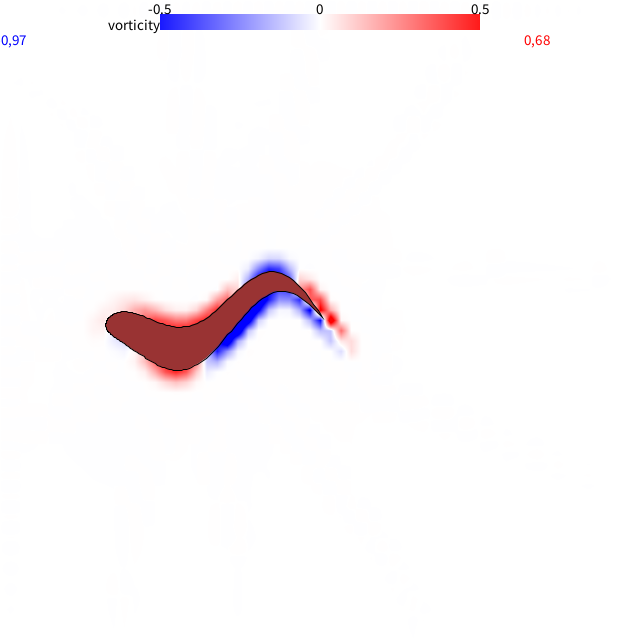
#> input picture python/frame-0001.png, 640 x 640 px, given in place of medianT3_Fish3_C1_270923.png, which was not available
$ python ezSegmentation.py
#> lines starting #> are read from the running program, lines starting #| are printed output that depends on the picture; pictures that were not available may be replaced by others from this repository, and a replacement may not be noted
import cv2
import numpy as np

# videoSeg part take a video in which there is no fish, and computes the median image
# The goal is to get delete the flickering of the light

# videoProcess part take a video in which there IS a fish, substract the median that has been computed
# and create a mask and an image for every frame of the video

frameSeg = False
videoSeg = False
videoProcess = True

if frameSeg:
    img = cv2.imread("python/frame-0001.png", cv2.IMREAD_ANYCOLOR)
    h,w = img.shape[:2]

    for i in range(h):
        for j in range(w):
            if (img[i][j][0] != 51) or (img[i][j][1] != 51) or (img[i][j][2] != 153):
                img[i,j] = [0,0,0]
            else:
                img[i,j] = [255,255,255]

    img = cv2.GaussianBlur(img, (11,11), 0)
    canny = cv2.Canny(img, 100, 150)
    cv2.imwrite("frame-0001-label.png", img)

    cv2.imshow('img', img)
    cv2.waitKey(0)
    cv2.destroyAllWindows()

if videoSeg:
    print("videoSeg")
    cap = cv2.VideoCapture("C:/Users/blagn771/Desktop/T3_Fish3_C1_270923 - Trim0.mp4")
    frames = []
    while cap.isOpened() and len(frames) < 200:
        ret, frame = cap.read()

        if ret:
            frames.append(frame)

    medianFrame = np.median(frames, axis=0).astype(dtype=np.uint8)

    cv2.imwrite("medianT3_Fish3_C1_270923.png", medianFrame)
    cv2.imshow('medianPicture', medianFrame)
    cv2.waitKey(0)

    cap.release()
    cv2.destroyAllWindows()

if videoProcess:
    print("videoProcess")
    grayMedian = cv2.imread("C:/Users/blagn771/Documents/Aquaman/Aquaman/medianT3_Fish3_C1_270923.png")
#> grayMedian is the input picture: shape (640, 640, 3); mean B, G, R 249.5, 247.5, 250.9
    grayMedian = cv2.cvtColor(grayMedian, cv2.COLOR_BGR2GRAY)
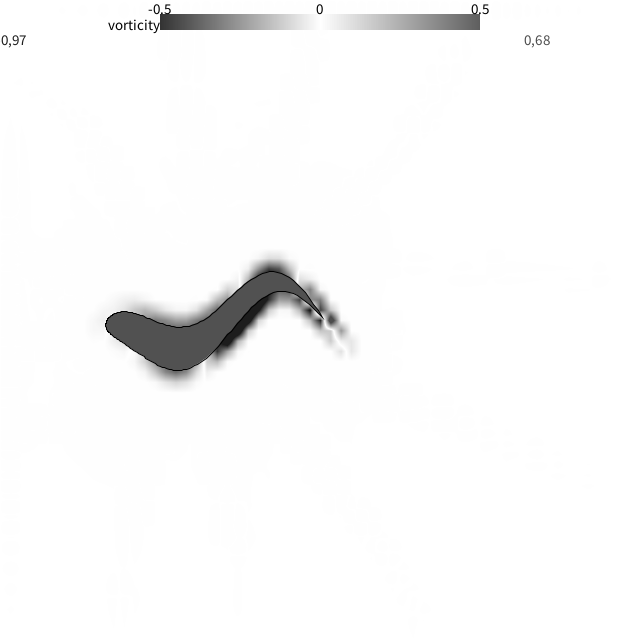
#> grayMedian: shape (640, 640); min 0, max 255, mean 248.7

    cap = cv2.VideoCapture("C:/Users/blagn771/Desktop/T3_Fish3_C1_270923 - Trim1.mp4")
    count = 1
    while cap.isOpened():
        ret, frame = cap.read()
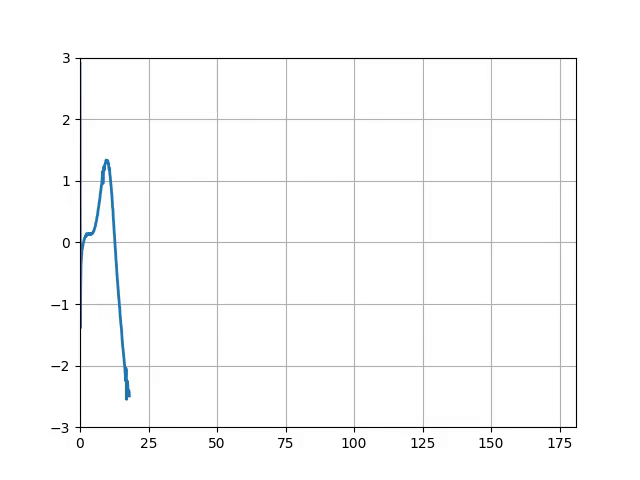
#> input picture frame 144 of VortexDetectionToyingTankWaterlily.mp4, 640 x 480 px, given in place of T3_Fish3_C1_270923 - Trim1.mp4, which was not available
#> frame is the input picture: shape (480, 640, 3); mean B, G, R 250.9, 250.7, 250.3
        if ret:
            frame = cv2.cvtColor(frame, cv2.COLOR_BGR2GRAY)
#> frame: shape (480, 640)
            gframe = cv2.GaussianBlur(frame, (5,5), cv2.BORDER_DEFAULT)
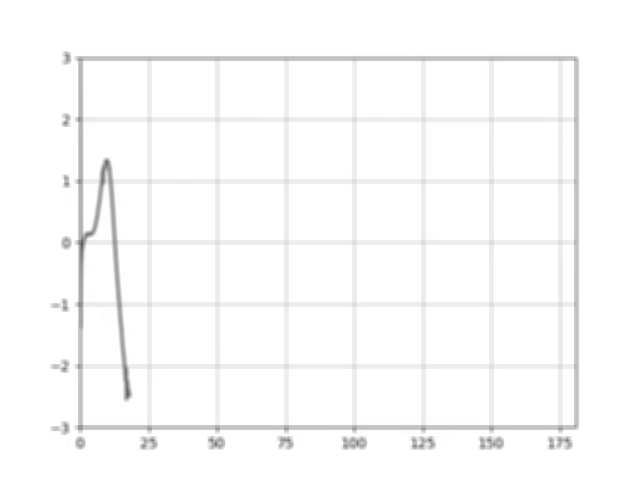
#> gframe: shape (480, 640); min 96, max 255, mean 250.6
#> (the run stopped early here; a loop or call above may not have finished)
